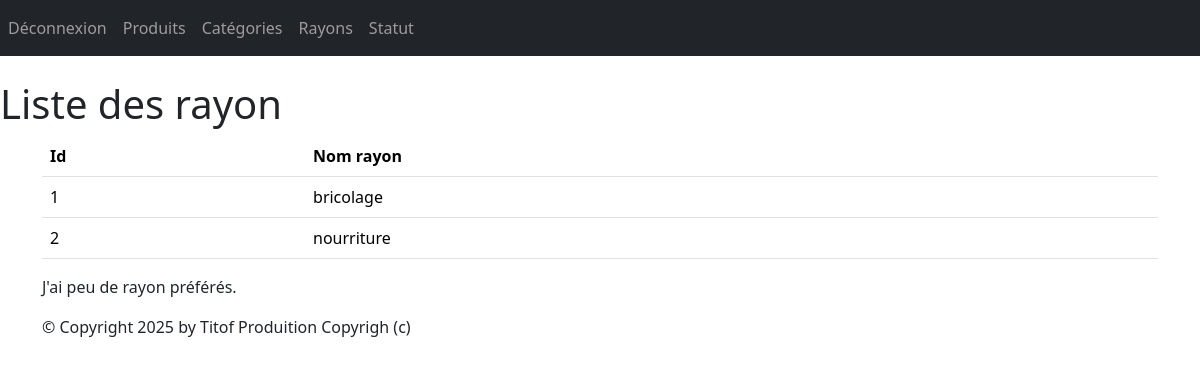
Before: /monApp/listeRayon (signed in) with the older database file.
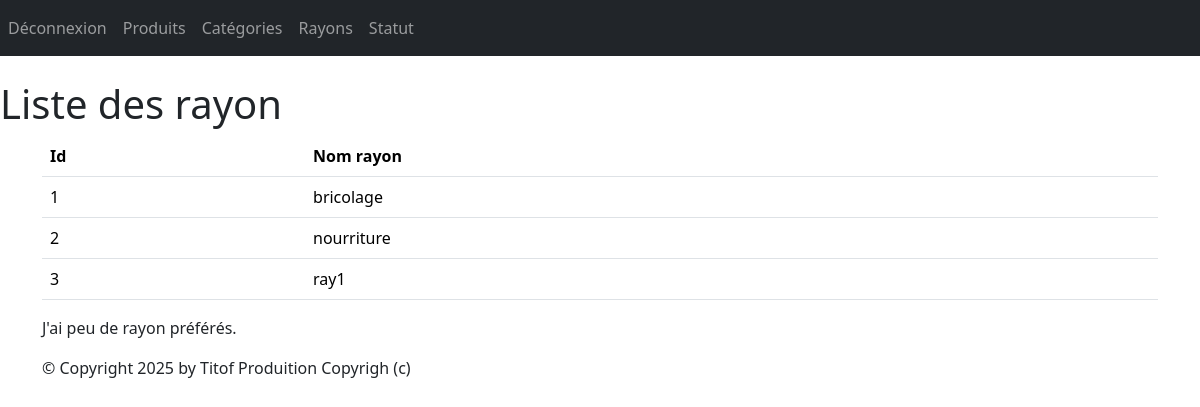
After: the same page with the newer database file.
### monApp/models.py (models this page shows, shortened)
class Rayon(models.Model):
    idRayon=models.AutoField(primary_key=True)
    nomRayon=models.CharField(max_length=100)

### monApp/views.py (the view)
# urls.py: path("listeRayon", views.listeRayon, name="listeRayon"),
def listeRayon(request):
    rayon=Rayon.objects.all()
    return render(request, 'monApp/listeRayon.html',{'rayon': rayon})

### monApp/templates/monApp/listeRayon.html
{% extends 'monApp/base.html' %}
{% block menu %}
<h1>Liste des rayon</h1>
{% endblock %}
{% block contenu %}
<table class="table">
        <thead>
                <th>Id</th>
                <th>Nom rayon</th>
        </thead>
        <tbody>
                {% for ray in rayon %}
                <tr>
                        <td>{{ ray.idRayon }} </td>
                        <td>{{ ray.nomRayon }} </td>
                </tr>
                {% endfor %}
        </tbody>
</table>
<p>
        J'ai
        {% if prdts|length < 5 %} peu de {% elif prdts|length < 10 %} quelques {% else %} beaucoup de {% endif %} rayon
                préférés. </p>
                {% endblock %}

Changed rows visible on the page:
added Rayon: idRayon "3", nomRayon "ray1"
